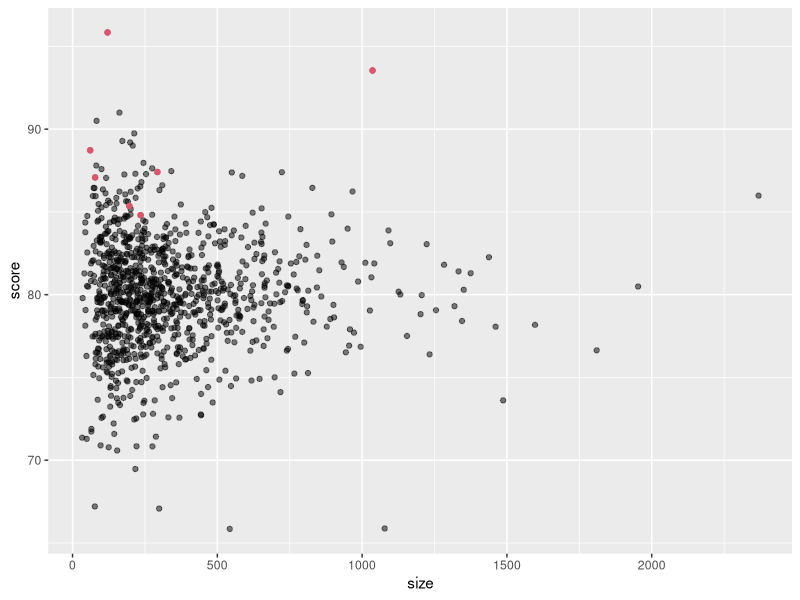
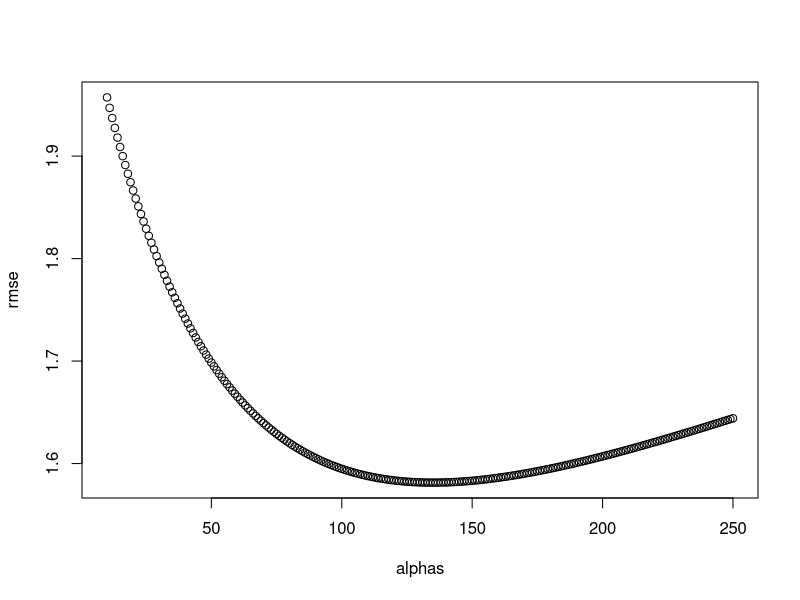
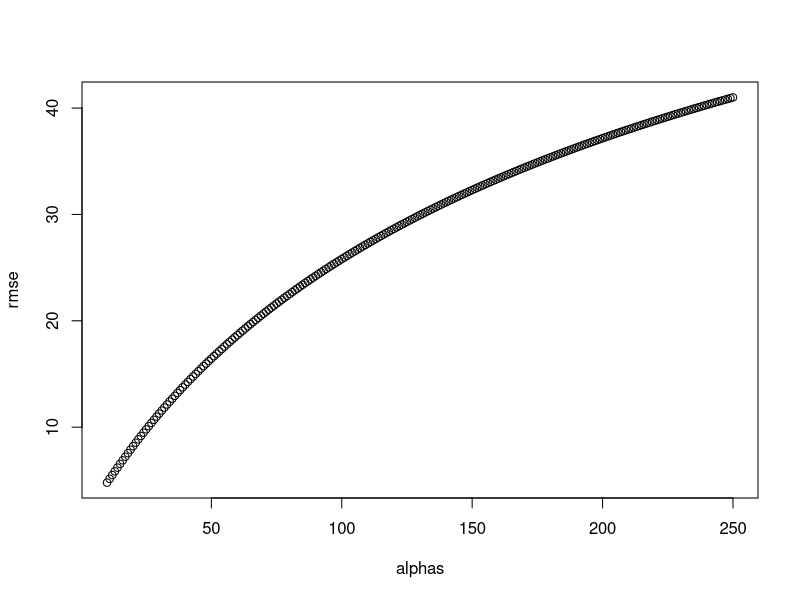

Reproduce these figures in R, in order.
library(dslabs)
library(tidyverse)
library(caret)

options(digits=7)
set.seed(1986)
n <- round(2^rnorm(1000, 8, 1))

set.seed(1)
mu <- round(80 + 2*rt(1000, 5))
range(mu)
schools <- data.frame(id = paste("PS",1:1000),
                      size = n,
                      quality = mu,
                      rank = rank(-mu))

schools %>% top_n(10, quality) %>% arrange(desc(quality))

set.seed(1)
mu <- round(80 + 2*rt(1000, 5))

scores <- sapply(1:nrow(schools), function(i){
  scores <- rnorm(schools$size[i], schools$quality[i], 30)
  scores
})
schools <- schools %>% mutate(score = sapply(scores, mean))

#What are the top schools based on the average score? Show just the ID, size, 
#and the average score.
schools %>% top_n(10, score) %>% select(id, size, score) %>% arrange(desc(score))

#Compare the median school size to the median school size of the top 10 schools 
#based on the score.
median(schools$size)
schools %>% top_n(10, score) %>% .$size %>% median()

#What is the median school size of the bottom 10 schools based on the score?
schools %>% top_n(-10, score) %>% .$size %>% median()

#Plot the average score versus school size to see what's going on. 
#Highlight the top 10 schools based on the true quality.
schools %>% ggplot(aes(size, score)) +
  geom_point(alpha = 0.5) +
  geom_point(data = filter(schools, rank<=10), col = 2)

overall <- mean(sapply(scores, mean))

#regularization with alpha = 25
alpha <- 25
score_reg <- sapply(scores, function(x)  overall + sum(x-overall)/(length(x)+alpha))

#What is the ID of the top school with regularization?
schools %>% mutate(score_reg = score_reg) %>%
  top_n(10, score_reg) %>% arrange(desc(score_reg))

#What alpha gives minimum RMSE?
alphas <- seq(10,250)
rmse <- sapply(alphas, function(alpha){
  score_reg <- sapply(scores, function(x) overall+sum(x-overall)/(length(x)+alpha))
  sqrt(mean((score_reg - schools$quality)^2))
})
plot(alphas, rmse)
alphas[which.min(rmse)]

#Rank the schools based on the average obtained with the best alpha
alpha <- 135
score_reg <- sapply(scores, function(x)  overall + sum(x-overall)/(length(x)+alpha))
schools %>% mutate(score_reg = score_reg) %>%
  top_n(10, score_reg) %>% arrange(desc(score_reg))

#Re-run the code from the exercise in Q6 but without removing the overall mean.
alphas <- seq(10,250)
rmse <- sapply(alphas, function(alpha){
  score_reg <- sapply(scores, function(x) sum(x)/(length(x)+alpha))
  sqrt(mean((score_reg - schools$quality)^2))
})
plot(alphas, rmse)
alphas[which.min(rmse)]
